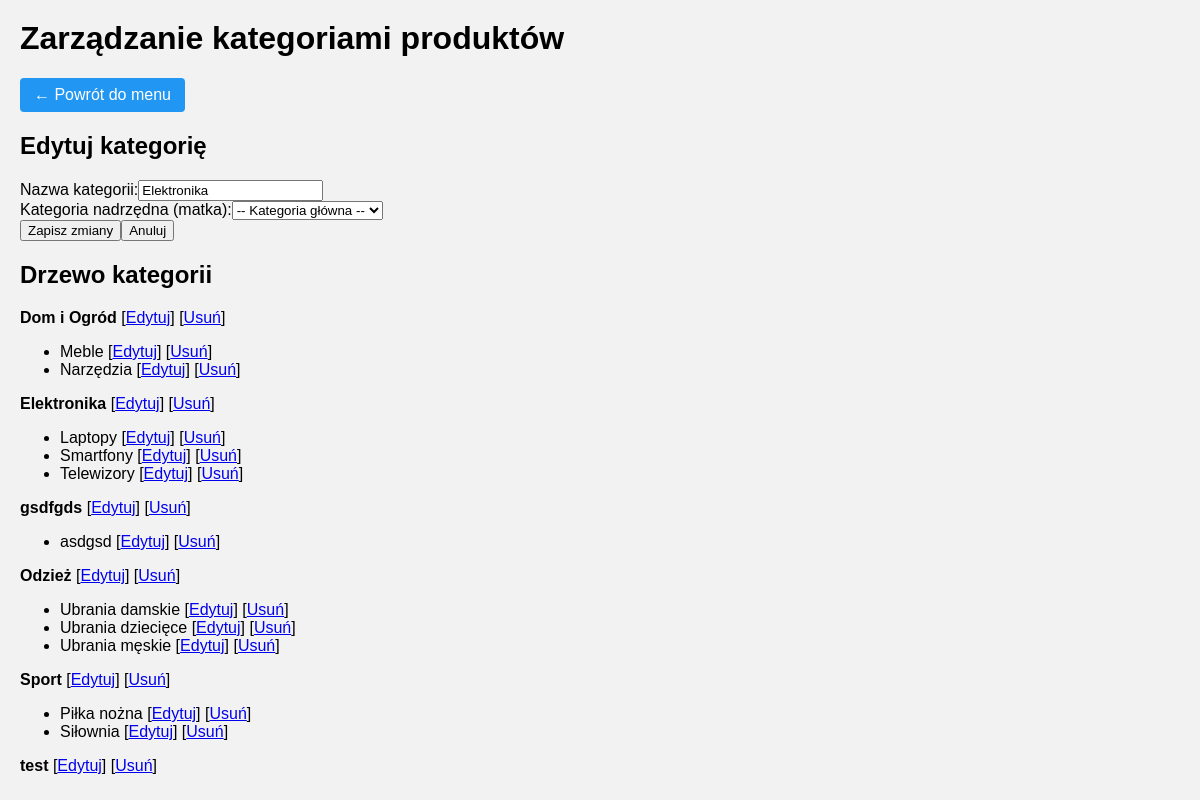
/admin/admin.php?modul=kategorie&akcja=edytuj&id=1 (signed in), run on the app's committed database.
### tables this page shows
CREATE TABLE `kategorie` (
  `id` int(11) NOT NULL,
  `matka` int(11) DEFAULT 0,
  `nazwa` varchar(255) NOT NULL
);

### kategorie.php (the view, shortened to what this page needs)
<?php
class ZarzadzajKategoriami
{
    private $db;
    public function __construct($conn)
    {
        $this->db = $conn;
    }
    public function PobierzKategorieGlowne()
    {
        $query = "SELECT * FROM kategorie WHERE matka = 0 ORDER BY nazwa LIMIT 100";
        $result = mysqli_query($this->db, $query);
        $kategorie = array();
        if ($result && mysqli_num_rows($result) > 0) {
            while ($row = mysqli_fetch_assoc($result)) {
                $kategorie[] = $row;
            }
        }
        return $kategorie;
    }
    public function PobierzPodkategorie($id_matki)
    {
        $id_matki = (int) $id_matki;
        $query = "SELECT * FROM kategorie WHERE matka = $id_matki ORDER BY nazwa LIMIT 100";
        $result = mysqli_query($this->db, $query);
        $podkategorie = array();
        if ($result && mysqli_num_rows($result) > 0) {
            while ($row = mysqli_fetch_assoc($result)) {
                $podkategorie[] = $row;
            }
        }
        return $podkategorie;
    }
    public function PobierzKategorie($id)
    {
        $id = (int) $id;
        $query = "SELECT * FROM kategorie WHERE id = $id LIMIT 1";
        $result = mysqli_query($this->db, $query);
        if ($result && mysqli_num_rows($result) > 0) {
            return mysqli_fetch_assoc($result);
        }
        return null;
    }
    public function PokazKategorie()
    {
        $html = '<div class="drzewo-kategorii">';
        $html .= '<h2>Drzewo kategorii</h2>';
        $kategorie_glowne = $this->PobierzKategorieGlowne();
        $licznik = 0;
        foreach ($kategorie_glowne as $matka) {
            $html .= '<div class="kategoria-glowna">';
            $html .= '<strong>' . htmlspecialchars($matka['nazwa']) . '</strong>';
            $html .= ' <span class="akcje">';
            $html .= '[<a href="?modul=kategorie&akcja=edytuj&id=' . $matka['id'] . '">Edytuj</a>] ';
            $html .= '[<a href="?modul=kategorie&akcja=usun&id=' . $matka['id'] . '" onclick="return confirm(\'Czy na pewno usunąć?\')">Usuń</a>]';
            $html .= '</span>';
            $podkategorie = $this->PobierzPodkategorie($matka['id']);
            $licznik_pod = 0;
            if (count($podkategorie) > 0) {
                $html .= '<ul class="podkategorie">';
                foreach ($podkategorie as $dziecko) {
                    $html .= '<li>';
                    $html .= htmlspecialchars($dziecko['nazwa']);
                    $html .= ' <span class="akcje">';
                    $html .= '[<a href="?modul=kategorie&akcja=edytuj&id=' . $dziecko['id'] . '">Edytuj</a>] ';
                    $html .= '[<a href="?modul=kategorie&akcja=usun&id=' . $dziecko['id'] . '" onclick="return confirm(\'Czy na pewno usunąć?\')">Usuń</a>]';
                    $html .= '</span>';
                    $html .= '</li>';
                }
                $html .= '</ul>';
            }
            $html .= '</div>';
        }
        $html .= '</div>';
        return $html;
    }
    public function GenerujSelectKategorii($wybrana = 0)
    {
        $html = '<option value="0">-- Kategoria główna --</option>';
        $kategorie = $this->PobierzKategorieGlowne();
        foreach ($kategorie as $kat) {
            $selected = ($kat['id'] == $wybrana) ? 'selected' : '';
            $html .= '<option value="' . $kat['id'] . '" ' . $selected . '>';
            $html .= htmlspecialchars($kat['nazwa']);
            $html .= '</option>';
        }
        return $html;
    }
}
?>

### admin/admin.php (shortened to what this page needs)
<?php
require_once '../cfg.php';
require_once '../kategorie.php';
$conn = mysqli_connect($dbhost, $dbuser, $dbpass, $db);
$kategorie_manager = new ZarzadzajKategoriami($conn);
if (isset($_SESSION['zalogowany'])) {
    $modul = $_GET['modul'] ?? 'menu';
    switch ($modul) {
        case 'kategorie':
            $akcja = $_GET['akcja'] ?? '';
            $kategoria_edytowana = null;
            if ($akcja == 'edytuj' && isset($_GET['id'])) {
                $kategoria_edytowana = $kategorie_manager->PobierzKategorie($_GET['id']);
            }
            echo '<div class="container">';
            echo '<h1>Zarządzanie kategoriami produktów</h1>';
            echo '<div class="action-bar"><a href="admin.php" class="btn btn-back">← Powrót do menu</a></div>';
            echo '<div class="formularz">';
            echo '<h2>' . ($kategoria_edytowana ? 'Edytuj kategorię' : 'Dodaj nową kategorię') . '</h2>';
            echo '<form method="POST" action="">';
            echo '<div class="form-group">';
            echo '<label>Nazwa kategorii:</label>';
            echo '<input type="text" name="nazwa" required value="' . ($kategoria_edytowana ? htmlspecialchars($kategoria_edytowana['nazwa']) : '') . '">';
            echo '</div>';
            echo '<div class="form-group">';
            echo '<label>Kategoria nadrzędna (matka):</label>';
            echo '<select name="matka">';
            echo $kategorie_manager->GenerujSelectKategorii($kategoria_edytowana ? $kategoria_edytowana['matka'] : 0);
            echo '</select>';
            echo '</div>';
            echo '<button type="submit" name="' . ($kategoria_edytowana ? 'edytuj' : 'dodaj') . '">';
            echo ($kategoria_edytowana ? 'Zapisz zmiany' : 'Dodaj kategorię');
            echo '</button>';
            if ($kategoria_edytowana) {
                echo '<a href="?modul=kategorie"><button type="button" class="btn-anuluj">Anuluj</button></a>';
            }
            echo '</form>';
            echo '</div>';
            echo $kategorie_manager->PokazKategorie();
            echo '</div>';
            break;
    }
}
?>

### admin/admin.php (style rules this page uses)
.btn { display: inline-block; padding: 8px 14px; border: none; background: #2196F3; color: white; border-radius: 4px; cursor: pointer; text-decoration: none; }

### data on the page
kategorie: nazwa "Elektronika"
kategorie: nazwa "Dom i Ogród"
kategorie: value "Meble"
kategorie: value "Narzędzia"
kategorie: value "Laptopy"
kategorie: value "Smartfony"
kategorie: value "Telewizory"
kategorie: nazwa "gsdfgds"
kategorie: value "asdgsd"
kategorie: nazwa "Odzież"
kategorie: value "Ubrania damskie"
kategorie: value "Ubrania dziecięce"
kategorie: value "Ubrania męskie"
kategorie: nazwa "Sport"
kategorie: value "Piłka nożna"
kategorie: value "Siłownia"
kategorie: nazwa "test"
